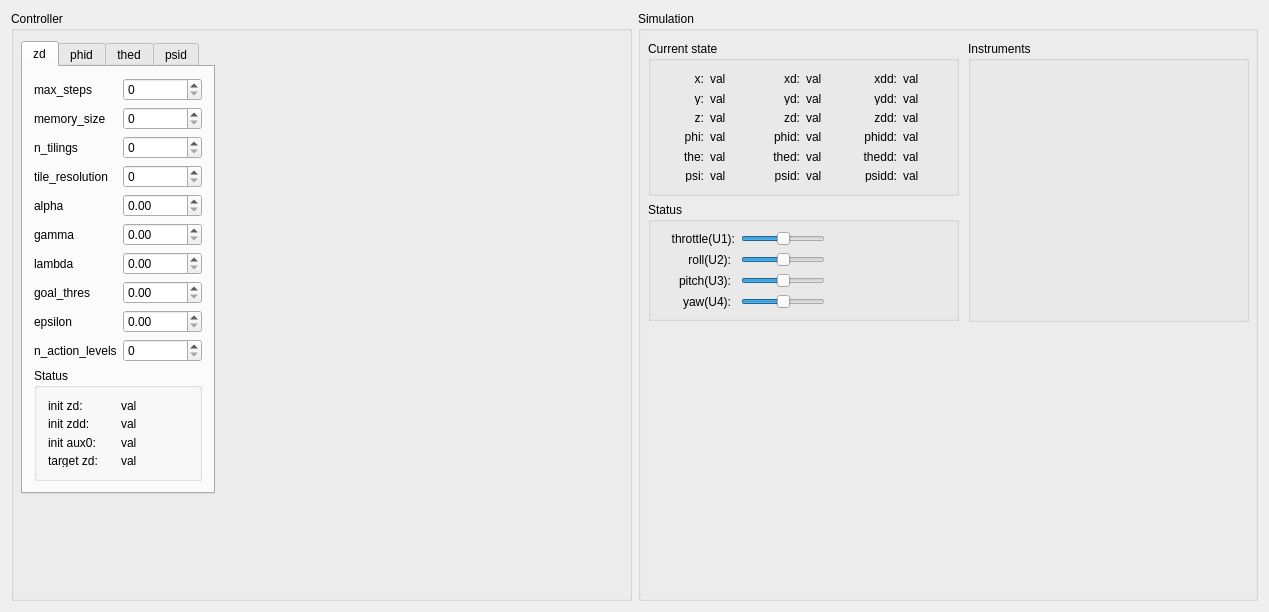
<?xml version="1.0" encoding="UTF-8"?>
<ui version="4.0">
 <class>main_app</class>
 <widget class="QMainWindow" name="main_app">
  <property name="windowModality">
   <enum>Qt::ApplicationModal</enum>
  </property>
  <property name="geometry">
   <rect>
    <x>0</x>
    <y>0</y>
    <width>1269</width>
    <height>612</height>
   </rect>
  </property>
  <property name="windowTitle">
   <string>main_app</string>
  </property>
  <widget class="QWidget" name="centralWidget">
   <layout class="QGridLayout" name="gridLayout_3">
    <item row="0" column="0">
     <layout class="QHBoxLayout" name="horizontalLayout">
      <item>
       <widget class="QGroupBox" name="groupBox">
        <property name="title">
         <string>Controller</string>
        </property>
        <widget class="QTabWidget" name="tabWidget">
         <property name="geometry">
          <rect>
           <x>10</x>
           <y>30</y>
           <width>194</width>
           <height>453</height>
          </rect>
         </property>
         <property name="currentIndex">
          <number>0</number>
         </property>
         <widget class="QWidget" name="tab">
          <attribute name="title">
           <string>zd</string>
          </attribute>
          <layout class="QGridLayout" name="gridLayout">
           <item row="0" column="0">
            <widget class="QLabel" name="label">
             <property name="text">
              <string>max_steps</string>
             </property>
            </widget>
           </item>
           <item row="0" column="1">
            <widget class="QSpinBox" name="spinBox"/>
           </item>
           <item row="1" column="0">
            <widget class="QLabel" name="label_2">
             <property name="text">
              <string>memory_size</string>
             </property>
            </widget>
           </item>
           <item row="1" column="1">
            <widget class="QSpinBox" name="spinBox_2"/>
           </item>
           <item row="2" column="0">
            <widget class="QLabel" name="label_3">
             <property name="text">
              <string>n_tilings</string>
             </property>
            </widget>
           </item>
           <item row="3" column="1">
            <widget class="QSpinBox" name="spinBox_4"/>
           </item>
           <item row="2" column="1">
            <widget class="QSpinBox" name="spinBox_3"/>
           </item>
           <item row="3" column="0">
            <widget class="QLabel" name="label_4">
             <property name="text">
              <string>tile_resolution</string>
             </property>
            </widget>
           </item>
           <item row="4" column="1">
            <widget class="QDoubleSpinBox" name="doubleSpinBox"/>
           </item>
           <item row="4" column="0">
            <widget class="QLabel" name="label_5">
             <property name="text">
              <string>alpha</string>
             </property>
            </widget>
           </item>
           <item row="5" column="1">
            <widget class="QDoubleSpinBox" name="doubleSpinBox_2"/>
           </item>
           <item row="5" column="0">
            <widget class="QLabel" name="label_6">
             <property name="text">
              <string>gamma</string>
             </property>
            </widget>
           </item>
           <item row="6" column="1">
            <widget class="QDoubleSpinBox" name="doubleSpinBox_3"/>
           </item>
           <item row="6" column="0">
            <widget class="QLabel" name="label_7">
             <property name="text">
              <string>lambda</string>
             </property>
            </widget>
           </item>
           <item row="7" column="1">
            <widget class="QDoubleSpinBox" name="doubleSpinBox_4"/>
           </item>
           <item row="7" column="0">
            <widget class="QLabel" name="label_8">
             <property name="text">
              <string>goal_thres</string>
             </property>
            </widget>
           </item>
           <item row="8" column="0">
            <widget class="QLabel" name="label_9">
             <property name="text">
              <string>epsilon</string>
             </property>
            </widget>
           </item>
           <item row="8" column="1">
            <widget class="QDoubleSpinBox" name="doubleSpinBox_5"/>
           </item>
           <item row="9" column="0">
            <widget class="QLabel" name="label_10">
             <property name="text">
              <string>n_action_levels</string>
             </property>
            </widget>
           </item>
           <item row="9" column="1">
            <widget class="QSpinBox" name="spinBox_5"/>
           </item>
           <item row="10" column="0" colspan="2">
            <widget class="QGroupBox" name="groupBox_6">
             <property name="title">
              <string>Status</string>
             </property>
             <layout class="QGridLayout" name="gridLayout_4">
              <item row="0" column="0">
               <widget class="QLabel" name="label_21">
                <property name="text">
                 <string>init zd:</string>
                </property>
               </widget>
              </item>
              <item row="0" column="1">
               <widget class="QLabel" name="init_zd_val">
                <property name="text">
                 <string>val</string>
                </property>
               </widget>
              </item>
              <item row="1" column="0">
               <widget class="QLabel" name="label_25">
                <property name="text">
                 <string>init zdd:</string>
                </property>
               </widget>
              </item>
              <item row="1" column="1">
               <widget class="QLabel" name="init_zdd_val">
                <property name="text">
                 <string>val</string>
                </property>
               </widget>
              </item>
              <item row="2" column="0">
               <widget class="QLabel" name="label_22">
                <property name="text">
                 <string>init aux0:</string>
                </property>
               </widget>
              </item>
              <item row="2" column="1">
               <widget class="QLabel" name="init_aux0_val">
                <property name="text">
                 <string>val</string>
                </property>
               </widget>
              </item>
              <item row="3" column="0">
               <widget class="QLabel" name="label_24">
                <property name="text">
                 <string>target zd:</string>
                </property>
               </widget>
              </item>
              <item row="3" column="1">
               <widget class="QLabel" name="target_zd_val">
                <property name="text">
                 <string>val</string>
                </property>
               </widget>
              </item>
             </layout>
            </widget>
           </item>
          </layout>
         </widget>
         <widget class="QWidget" name="tab_2">
          <attribute name="title">
           <string>phid</string>
          </attribute>
         </widget>
         <widget class="QWidget" name="tab_3">
          <attribute name="title">
           <string>thed</string>
          </attribute>
         </widget>
         <widget class="QWidget" name="tab_4">
          <attribute name="title">
           <string>psid</string>
          </attribute>
         </widget>
        </widget>
       </widget>
      </item>
      <item>
       <widget class="QGroupBox" name="groupBox_2">
        <property name="title">
         <string>Simulation</string>
        </property>
        <widget class="QGroupBox" name="groupBox_3">
         <property name="geometry">
          <rect>
           <x>10</x>
           <y>30</y>
           <width>311</width>
           <height>155</height>
          </rect>
         </property>
         <property name="title">
          <string>Current state</string>
         </property>
         <layout class="QGridLayout" name="gridLayout_2">
          <item row="0" column="0">
           <widget class="QLabel" name="label_11">
            <property name="text">
             <string>x:</string>
            </property>
            <property name="alignment">
             <set>Qt::AlignRight|Qt::AlignTrailing|Qt::AlignVCenter</set>
            </property>
           </widget>
          </item>
          <item row="0" column="1">
           <widget class="QLabel" name="x_l">
            <property name="text">
             <string>val</string>
            </property>
           </widget>
          </item>
          <item row="0" column="2">
           <widget class="QLabel" name="label_31">
            <property name="text">
             <string>xd:</string>
            </property>
            <property name="alignment">
             <set>Qt::AlignRight|Qt::AlignTrailing|Qt::AlignVCenter</set>
            </property>
           </widget>
          </item>
          <item row="0" column="3">
           <widget class="QLabel" name="xd_l">
            <property name="text">
             <string>val</string>
            </property>
           </widget>
          </item>
          <item row="0" column="4">
           <widget class="QLabel" name="label_43">
            <property name="text">
             <string>xdd:</string>
            </property>
            <property name="alignment">
             <set>Qt::AlignRight|Qt::AlignTrailing|Qt::AlignVCenter</set>
            </property>
           </widget>
          </item>
          <item row="0" column="5">
           <widget class="QLabel" name="xdd_l">
            <property name="text">
             <string>val</string>
            </property>
           </widget>
          </item>
          <item row="1" column="0">
           <widget class="QLabel" name="label_12">
            <property name="text">
             <string>y:</string>
            </property>
            <property name="alignment">
             <set>Qt::AlignRight|Qt::AlignTrailing|Qt::AlignVCenter</set>
            </property>
           </widget>
          </item>
          <item row="1" column="1">
           <widget class="QLabel" name="y_l">
            <property name="text">
             <string>val</string>
            </property>
           </widget>
          </item>
          <item row="1" column="2">
           <widget class="QLabel" name="label_32">
            <property name="text">
             <string>yd:</string>
            </property>
            <property name="alignment">
             <set>Qt::AlignRight|Qt::AlignTrailing|Qt::AlignVCenter</set>
            </property>
           </widget>
          </item>
          <item row="1" column="3">
           <widget class="QLabel" name="yd_l">
            <property name="text">
             <string>val</string>
            </property>
           </widget>
          </item>
          <item row="1" column="4">
           <widget class="QLabel" name="label_44">
            <property name="text">
             <string>ydd:</string>
            </property>
            <property name="alignment">
             <set>Qt::AlignRight|Qt::AlignTrailing|Qt::AlignVCenter</set>
            </property>
           </widget>
          </item>
          <item row="1" column="5">
           <widget class="QLabel" name="ydd_l">
            <property name="text">
             <string>val</string>
            </property>
           </widget>
          </item>
          <item row="2" column="0">
           <widget class="QLabel" name="label_13">
            <property name="text">
             <string>z:</string>
            </property>
            <property name="alignment">
             <set>Qt::AlignRight|Qt::AlignTrailing|Qt::AlignVCenter</set>
            </property>
           </widget>
          </item>
          <item row="2" column="1">
           <widget class="QLabel" name="z_l">
            <property name="text">
             <string>val</string>
            </property>
           </widget>
          </item>
          <item row="2" column="2">
           <widget class="QLabel" name="label_29">
            <property name="text">
             <string>zd:</string>
            </property>
            <property name="alignment">
             <set>Qt::AlignRight|Qt::AlignTrailing|Qt::AlignVCenter</set>
            </property>
           </widget>
          </item>
          <item row="2" column="3">
           <widget class="QLabel" name="zd_l">
            <property name="text">
             <string>val</string>
            </property>
           </widget>
          </item>
          <item row="2" column="4">
           <widget class="QLabel" name="label_41">
            <property name="text">
             <string>zdd:</string>
            </property>
            <property name="alignment">
             <set>Qt::AlignRight|Qt::AlignTrailing|Qt::AlignVCenter</set>
            </property>
           </widget>
          </item>
          <item row="2" column="5">
           <widget class="QLabel" name="zdd_l">
            <property name="text">
             <string>val</string>
            </property>
           </widget>
          </item>
          <item row="3" column="0">
           <widget class="QLabel" name="label_15">
            <property name="text">
             <string>phi:</string>
            </property>
            <property name="alignment">
             <set>Qt::AlignRight|Qt::AlignTrailing|Qt::AlignVCenter</set>
            </property>
           </widget>
          </item>
          <item row="3" column="1">
           <widget class="QLabel" name="phi_l">
            <property name="text">
             <string>val</string>
            </property>
           </widget>
          </item>
          <item row="3" column="2">
           <widget class="QLabel" name="label_30">
            <property name="text">
             <string>phid:</string>
            </property>
            <property name="alignment">
             <set>Qt::AlignRight|Qt::AlignTrailing|Qt::AlignVCenter</set>
            </property>
           </widget>
          </item>
          <item row="3" column="3">
           <widget class="QLabel" name="phid_l">
            <property name="text">
             <string>val</string>
            </property>
           </widget>
          </item>
          <item row="3" column="4">
           <widget class="QLabel" name="label_42">
            <property name="text">
             <string>phidd:</string>
            </property>
            <property name="alignment">
             <set>Qt::AlignRight|Qt::AlignTrailing|Qt::AlignVCenter</set>
            </property>
           </widget>
          </item>
          <item row="3" column="5">
           <widget class="QLabel" name="phidd_l">
            <property name="text">
             <string>val</string>
            </property>
           </widget>
          </item>
          <item row="4" column="0">
           <widget class="QLabel" name="label_16">
            <property name="text">
             <string>the:</string>
            </property>
            <property name="alignment">
             <set>Qt::AlignRight|Qt::AlignTrailing|Qt::AlignVCenter</set>
            </property>
           </widget>
          </item>
          <item row="4" column="1">
           <widget class="QLabel" name="the_l">
            <property name="text">
             <string>val</string>
            </property>
           </widget>
          </item>
          <item row="4" column="2">
           <widget class="QLabel" name="label_27">
            <property name="text">
             <string>thed:</string>
            </property>
            <property name="alignment">
             <set>Qt::AlignRight|Qt::AlignTrailing|Qt::AlignVCenter</set>
            </property>
           </widget>
          </item>
          <item row="4" column="3">
           <widget class="QLabel" name="thed_l">
            <property name="text">
             <string>val</string>
            </property>
           </widget>
          </item>
          <item row="4" column="4">
           <widget class="QLabel" name="label_39">
            <property name="text">
             <string>thedd:</string>
            </property>
            <property name="alignment">
             <set>Qt::AlignRight|Qt::AlignTrailing|Qt::AlignVCenter</set>
            </property>
           </widget>
          </item>
          <item row="4" column="5">
           <widget class="QLabel" name="thedd_l">
            <property name="text">
             <string>val</string>
            </property>
           </widget>
          </item>
          <item row="5" column="0">
           <widget class="QLabel" name="label_14">
            <property name="text">
             <string>psi:</string>
            </property>
            <property name="alignment">
             <set>Qt::AlignRight|Qt::AlignTrailing|Qt::AlignVCenter</set>
            </property>
           </widget>
          </item>
          <item row="5" column="1">
           <widget class="QLabel" name="psi_l">
            <property name="text">
             <string>val</string>
            </property>
           </widget>
          </item>
          <item row="5" column="2">
           <widget class="QLabel" name="label_23">
            <property name="text">
             <string>psid:</string>
            </property>
            <property name="alignment">
             <set>Qt::AlignRight|Qt::AlignTrailing|Qt::AlignVCenter</set>
            </property>
           </widget>
          </item>
          <item row="5" column="3">
           <widget class="QLabel" name="psid_l">
            <property name="text">
             <string>val</string>
            </property>
           </widget>
          </item>
          <item row="5" column="4">
           <widget class="QLabel" name="label_35">
            <property name="text">
             <string>psidd:</string>
            </property>
            <property name="alignment">
             <set>Qt::AlignRight|Qt::AlignTrailing|Qt::AlignVCenter</set>
            </property>
           </widget>
          </item>
          <item row="5" column="5">
           <widget class="QLabel" name="psidd_l">
            <property name="text">
             <string>val</string>
            </property>
           </widget>
          </item>
         </layout>
         <zorder>label_11</zorder>
         <zorder>label_12</zorder>
         <zorder>label_13</zorder>
         <zorder>label_14</zorder>
         <zorder>label_15</zorder>
         <zorder>label_16</zorder>
         <zorder>the_l</zorder>
         <zorder>phi_l</zorder>
         <zorder>z_l</zorder>
         <zorder>y_l</zorder>
         <zorder>x_l</zorder>
         <zorder>psi_l</zorder>
         <zorder>label_23</zorder>
         <zorder>psid_l</zorder>
         <zorder>xd_l</zorder>
         <zorder>zd_l</zorder>
         <zorder>label_27</zorder>
         <zorder>yd_l</zorder>
         <zorder>label_29</zorder>
         <zorder>label_30</zorder>
         <zorder>label_31</zorder>
         <zorder>label_32</zorder>
         <zorder>thed_l</zorder>
         <zorder>phid_l</zorder>
         <zorder>label_35</zorder>
         <zorder>psidd_l</zorder>
         <zorder>xdd_l</zorder>
         <zorder>zdd_l</zorder>
         <zorder>label_39</zorder>
         <zorder>ydd_l</zorder>
         <zorder>label_41</zorder>
         <zorder>label_42</zorder>
         <zorder>label_43</zorder>
         <zorder>label_44</zorder>
         <zorder>thedd_l</zorder>
         <zorder>phidd_l</zorder>
        </widget>
        <widget class="QGroupBox" name="groupBox_5">
         <property name="geometry">
          <rect>
           <x>330</x>
           <y>30</y>
           <width>281</width>
           <height>281</height>
          </rect>
         </property>
         <property name="title">
          <string>Instruments</string>
         </property>
         <widget class="gl_widget" name="render_widget" native="true">
          <property name="geometry">
           <rect>
            <x>0</x>
            <y>20</y>
            <width>281</width>
            <height>261</height>
           </rect>
          </property>
         </widget>
        </widget>
        <widget class="QGroupBox" name="groupBox_4">
         <property name="geometry">
          <rect>
           <x>10</x>
           <y>191</y>
           <width>311</width>
           <height>119</height>
          </rect>
         </property>
         <property name="title">
          <string>Status</string>
         </property>
         <widget class="QSlider" name="U1_s">
          <property name="geometry">
           <rect>
            <x>93</x>
            <y>29</y>
            <width>84</width>
            <height>16</height>
           </rect>
          </property>
          <property name="autoFillBackground">
           <bool>false</bool>
          </property>
          <property name="minimum">
           <number>-100</number>
          </property>
          <property name="maximum">
           <number>100</number>
          </property>
          <property name="singleStep">
           <number>1</number>
          </property>
          <property name="value">
           <number>0</number>
          </property>
          <property name="sliderPosition">
           <number>0</number>
          </property>
          <property name="tracking">
           <bool>true</bool>
          </property>
          <property name="orientation">
           <enum>Qt::Horizontal</enum>
          </property>
         </widget>
         <widget class="QSlider" name="U2_s">
          <property name="geometry">
           <rect>
            <x>93</x>
            <y>50</y>
            <width>84</width>
            <height>16</height>
           </rect>
          </property>
          <property name="minimum">
           <number>-100</number>
          </property>
          <property name="maximum">
           <number>100</number>
          </property>
          <property name="value">
           <number>0</number>
          </property>
          <property name="orientation">
           <enum>Qt::Horizontal</enum>
          </property>
         </widget>
         <widget class="QSlider" name="U3_s">
          <property name="geometry">
           <rect>
            <x>93</x>
            <y>71</y>
            <width>84</width>
            <height>16</height>
           </rect>
          </property>
          <property name="minimum">
           <number>-100</number>
          </property>
          <property name="maximum">
           <number>100</number>
          </property>
          <property name="value">
           <number>0</number>
          </property>
          <property name="orientation">
           <enum>Qt::Horizontal</enum>
          </property>
         </widget>
         <widget class="QSlider" name="U4_s">
          <property name="geometry">
           <rect>
            <x>93</x>
            <y>92</y>
            <width>84</width>
            <height>16</height>
           </rect>
          </property>
          <property name="minimum">
           <number>-100</number>
          </property>
          <property name="maximum">
           <number>100</number>
          </property>
          <property name="value">
           <number>0</number>
          </property>
          <property name="orientation">
           <enum>Qt::Horizontal</enum>
          </property>
         </widget>
         <widget class="QLabel" name="label_17">
          <property name="geometry">
           <rect>
            <x>12</x>
            <y>29</y>
            <width>75</width>
            <height>16</height>
           </rect>
          </property>
          <property name="text">
           <string>throttle(U1):</string>
          </property>
          <property name="alignment">
           <set>Qt::AlignRight|Qt::AlignTrailing|Qt::AlignVCenter</set>
          </property>
         </widget>
         <widget class="QLabel" name="label_18">
          <property name="geometry">
           <rect>
            <x>12</x>
            <y>50</y>
            <width>71</width>
            <height>16</height>
           </rect>
          </property>
          <property name="text">
           <string>roll(U2):</string>
          </property>
          <property name="alignment">
           <set>Qt::AlignRight|Qt::AlignTrailing|Qt::AlignVCenter</set>
          </property>
         </widget>
         <widget class="QLabel" name="label_19">
          <property name="geometry">
           <rect>
            <x>12</x>
            <y>71</y>
            <width>71</width>
            <height>16</height>
           </rect>
          </property>
          <property name="text">
           <string>pitch(U3):</string>
          </property>
          <property name="alignment">
           <set>Qt::AlignRight|Qt::AlignTrailing|Qt::AlignVCenter</set>
          </property>
         </widget>
         <widget class="QLabel" name="label_20">
          <property name="geometry">
           <rect>
            <x>12</x>
            <y>92</y>
            <width>71</width>
            <height>16</height>
           </rect>
          </property>
          <property name="text">
           <string>yaw(U4):</string>
          </property>
          <property name="alignment">
           <set>Qt::AlignRight|Qt::AlignTrailing|Qt::AlignVCenter</set>
          </property>
         </widget>
        </widget>
       </widget>
      </item>
     </layout>
    </item>
   </layout>
  </widget>
 </widget>
 <layoutdefault spacing="6" margin="11"/>
 <customwidgets>
  <customwidget>
   <class>gl_widget</class>
   <extends>QWidget</extends>
   <header location="global">gl_widget.h</header>
   <container>1</container>
  </customwidget>
 </customwidgets>
 <resources/>
 <connections/>
</ui>
